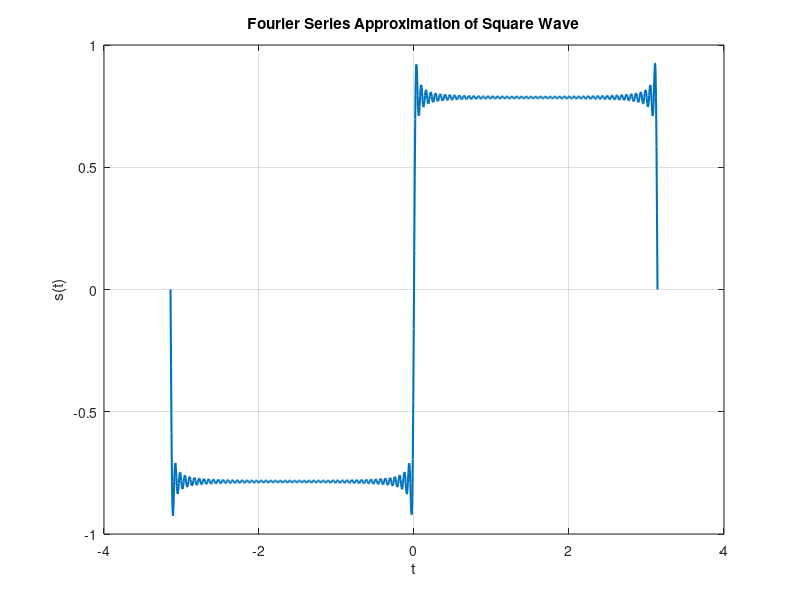

Reproduce this figure in MATLAB.
%% SPDX-License-Identifier: MIT License
%
% assignment_two.m - HW02 solution ECE-211 MATLAB course
% Copyright (C) 2024 Senik Zou <mengxuan.zou@cooper.edu>
%

% Problem 1
u = [-4, -2, 0, 2, 4];
v = [0, pi / 4, pi / 2, 3 * pi / 4, pi];

% Problem 2
f = prod(1:10);

% Problem 3 a)
A = zeros(2, 4);
A(1, 1) = 1; % set first row and column to value 1
A(2, 3) = 1; % changed index

% Problem 3 b)
% uses the colon operator to create two row vectors, combined into a 2x8 matrix
temp = [1:8; 9:16]';
B = reshape(temp, 4, 4); % reshape into a 4x4 matrix, filling column-wise

% Problem 4 - Fourier series plot
N = 50; % (n from 0 to 50)
t = linspace(-pi, pi, 1000); % create 1000 evenly spaced points from -pi to pi
n = 0:N; % see N
a_n = 2 * n + 1;        % a_n = 2*n + 1, so a_n = [1, 3, 5, ..., 101]

% step - vectorization
a_n_col = a_n'; % transpose

sin_terms = sin(a_n_col * t);
terms = sin_terms ./ a_n_col;

s = sum(terms, 1);

% plot
figure;
plot(t, s, 'LineWidth', 1.5);  % plot s(t) vs t
xlabel('t');
ylabel('s(t)');
title('Fourier Series Approximation of Square Wave');
grid on;

% display results
disp('Vector u:');
disp(u);
disp('Vector v:');
disp(v);
disp('10! (f):');
disp(f);
disp('Matrix A:');
disp(A);
disp('Matrix B:');
disp(B);
 